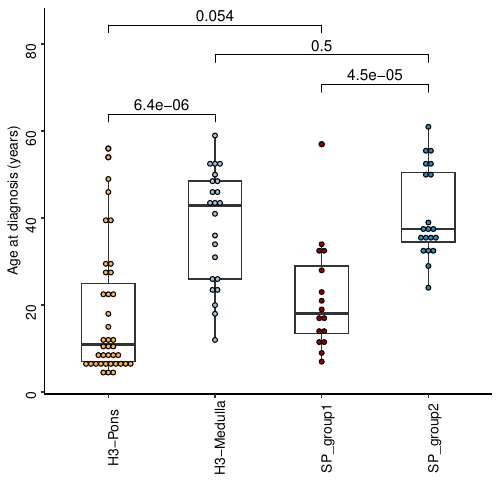

Source code (R):
rm(list=ls())
if (!require('rstudioapi'))
  install.packages('rstudioapi')
if (!require('ggplot2'))
  install.packages('ggplot2')
if (!require('ggpubr'))
  install.packages('ggpubr')
library(rstudioapi)

current_path = rstudioapi::getActiveDocumentContext()$path 
setwd(dirname(current_path))
info_plot <- read.table('Age_comp.txt',sep="\t",header=T)
info_plot <- as.data.frame(info_plot)
info_plot$Age <- as.numeric(info_plot$Age)
library(ggplot2)
library(ggpubr)
library(ggbeeswarm)
library(ggrepel)
my_comparisons <- list( c("H3-Medulla", "H3-Pons"),
                        c("SP_group1", "SP_group2"),
                        c("H3-Medulla", "SP_group2"),
                        c("H3-Pons","SP_group1"))
p1 <- ggplot(data=info_plot,aes(x=reorder(final_dec,c(1:length(info_plot$M_ID))),
                           y=Age,fill=(final_dec)))+
  geom_boxplot(data=info_plot,width=0.5,fill="transparent")+
  geom_dotplot(binaxis='y', stackdir='center',dotsize=0.6)  +
  stat_compare_means(comparisons = my_comparisons)+
  theme_classic()+xlab("")+
  scale_fill_manual(values=c('#a6bddb','#feb24c','#990000',#'#f03b20',
                             '#2b8cbe'))+
  theme(axis.text=element_text(angle =90,size=10,color="black"),
        axis.title=element_text(size=10))+
  theme(legend.position="none")+ylab("Age at diagnosis (years)")
p1
pdf('Clinical_age_comparison.pdf',width=5,height = 5)
p1
dev.off()



